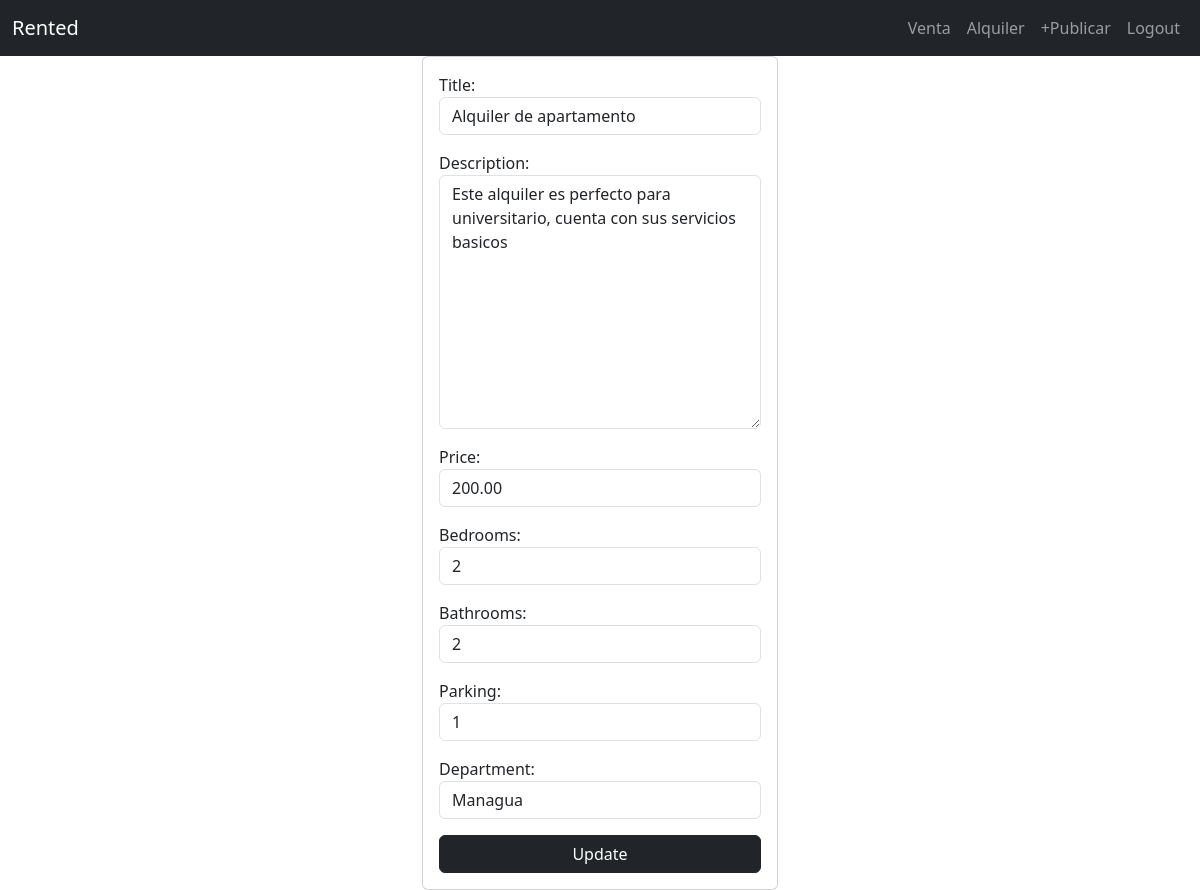
/update_alquiler/1 (signed in), run on the app's committed database.
### main/models.py (models this page shows, shortened)
class Property_lease(models.Model):
    title = models.CharField(max_length=200)
    description = models.TextField()
    price = models.DecimalField(max_digits=10, decimal_places=2)
    bedrooms = models.IntegerField(default=1)
    bathrooms = models.IntegerField(default=1)
    parking = models.IntegerField(default=0)
    department = models.CharField(max_length=200)
    user = models.ForeignKey(User, on_delete=models.CASCADE)

### main/views.py (the view)
# urls.py: path('update_alquiler/<int:pk>', views.update_alquiler, name='update_alquiler'),
@login_required
def update_alquiler(request, pk):
    alquiler = get_object_or_404(Property_lease, pk=pk)
    form = LeaseForm(request.POST or None, instance=alquiler)
    if form.is_valid():
        alquiler = form.save(commit=False)
        alquiler.user = request.user
        alquiler.save()
        return redirect('alquiler')
    return render(request, 'alquiler/update_alquiler.html', {
        'alquiler': alquiler,
        'form': form
    })

### main/forms.py
class LeaseForm(forms.ModelForm):
    class Meta:
        model = Property_lease
        fields = ['title', 'description', 'price', 'bedrooms', 'bathrooms', 'parking', 'department']
        fields = ['title', 'description', 'price', 'bedrooms', 'bathrooms', 'parking', 'department']
        widgets = {
            'title': forms.TextInput(attrs={'class': 'form-control', 'placeholder': 'Write a title'}),
            'description': forms.Textarea(attrs={'class': 'form-control', 'placeholder': 'Write a desription'}),
            'price': forms.NumberInput(attrs={'class': 'form-control', 'placeholder': 'Enter the price'}),
            'bedrooms': forms.NumberInput(attrs={'class': 'form-control'}),
            'bathrooms': forms.NumberInput(attrs={'class': 'form-control'}),
            'parking': forms.NumberInput(attrs={'class': 'form-control'}),
            'department': forms.TextInput(attrs={'class': 'form-control', 'placeholder': 'Write a department'})
        }

### main/templates/alquiler/update_alquiler.html (shortened to what this page needs)
{% extends 'layouts/base.html' %}
{% block content %}
<main class="container">
    <div class="row">
        <div class="col-md-4 offset-md-4">
            <form method="POST" class="card card-body">
                {{form.as_p}}
                <button class="btn btn-dark">
                    Update
                </button>
            </form>
        </div>
    </div>
</main>
{% endblock %}

### data on the page
Property_lease: title "Alquiler de apartamento", description "Este alquiler es perfecto para universitario, cuenta con sus servicios basicos", price "200.00", bedrooms "2", bathrooms "2", parking "1", department "Managua"
